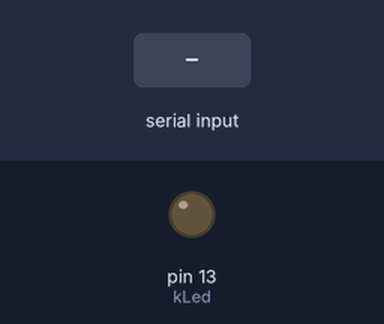
Simulated run of this program. Board: Arduino Uno, built with avr-gcc and run on an emulated ATmega328P. Parts: output pins drawn as LEDs (lit = HIGH). The test bench sets the inputs (shaded band). What the program prints to the serial monitor is not drawn.

Above: at 1.2 s.
1.3 s: "PING\n" received over Serial
2.8 s: "1\n" received over Serial
Timing chart, 0 to 5.8 s (numbered marks = the images above; inputs shaded):
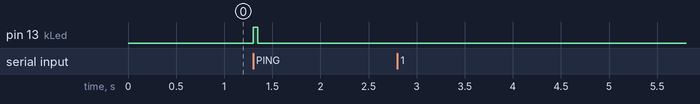

The program:

main.cpp
```cpp
// GestureLink firmware, Arduino Uno.
//
// For now: announces itself and answers a ping so the host can find the right port.
// The command protocol (servo, LEDs, LCD) comes in the firmware phase.
#include <Arduino.h>

namespace {

constexpr unsigned long kBaud = 115200;
constexpr uint8_t kLed = LED_BUILTIN;  // pin 13 on the Uno

// one line at a time; 32 bytes is plenty for "PING" and later commands
char line[32];
uint8_t len = 0;

void handle(const char* cmd) {
    if (strcmp(cmd, "PING") == 0) {
        Serial.println(F("PONG gesturelink 0.1"));
        // quick blink so you can see on the board which port answered
        digitalWrite(kLed, HIGH);
        delay(50);
        digitalWrite(kLed, LOW);
    } else {
        Serial.print(F("ERR unknown "));
        Serial.println(cmd);
    }
}

}  // namespace

void setup() {
    pinMode(kLed, OUTPUT);
    Serial.begin(kBaud);
    Serial.println(F("READY gesturelink 0.1"));
}

void loop() {
    while (Serial.available() > 0) {
        const char c = static_cast<char>(Serial.read());
        if (c == '\r') continue;
        if (c == '\n') {
            line[len] = '\0';
            if (len > 0) handle(line);
            len = 0;
        } else if (len < sizeof(line) - 1) {
            line[len++] = c;
        } else {
            // overlong line: drop it rather than act on half a command
            len = 0;
        }
    }
}
```

Measured:
- after the input at 1.3 s, pin 13 (kLed): LOW → HIGH at once, → LOW 0.05 s later
- after the input at 2.8 s, every drawn part: stays the same
